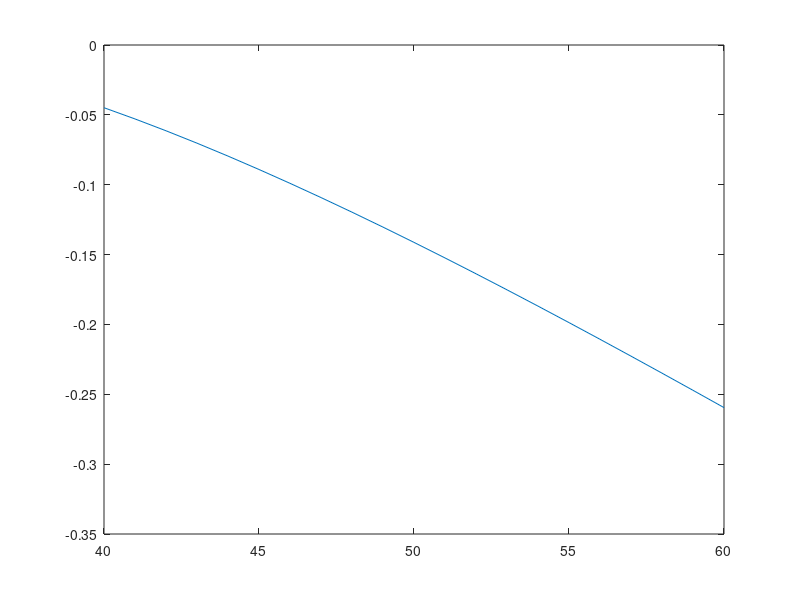

This figure's MATLAB source:
me = 40 : 60;
eps0 = 8.854 * 10^-12;
mu0 = 4 * pi * 10^-7;
% f = (4 * sqrt(1 ./ (30 * me))) ./ ((sqrt(1/30) + sqrt(1./me)).^2);
f = (4 * sqrt(30 * me)) ./ ((sqrt(30) + sqrt(me)).^2);
plot(me, mag2db(f))